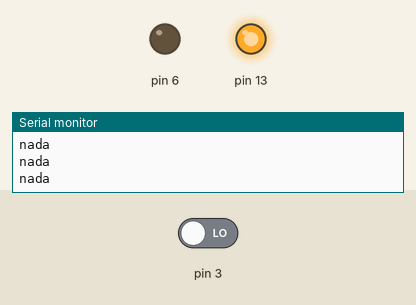
Simulated run of this sketch. Board: Arduino Uno, built with avr-gcc and run on an emulated ATmega328P. On the bench: output pins drawn as LEDs (lit = HIGH), the last lines printed to the serial monitor. The inputs (shaded band) are chosen by the test bench; at power-on: pin 3 LOW.

Above: at 1.2 s.
1.3 s: pin 3 driven HIGH
At 2.2 s:
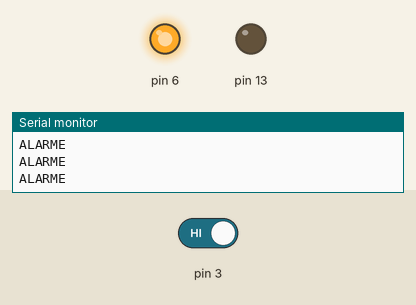
2.8 s: pin 3 driven LOW
At 3.2 s:
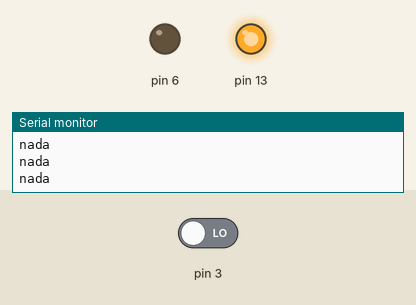
Timing chart, 0 to 5.8 s (numbered marks = the images above; inputs shaded):
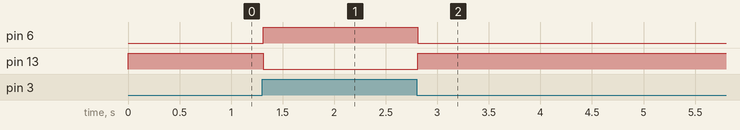

Measured:
- after the input at 1.3 s, pin 6: LOW → HIGH at once; pin 13: HIGH → LOW at once
- after the input at 2.8 s, pin 6: HIGH → LOW at once; pin 13: LOW → HIGH at once

The sketch:

PIRexemplo.ino
```cpp
/*Codigo Example PIR */
void setup() {
   Serial.begin(9600);
   /*Configura os pinos para entrada ou saida*/
   pinMode(3,INPUT);
   pinMode(13,OUTPUT);
   pinMode(6,OUTPUT);
   /*Coloca uma codicao inicial para os valores de saida*/
   digitalWrite(13,LOW);
   digitalWrite(6,LOW);
}

void loop() {
   /*Dectetou presença*/
   if(digitalRead(3) == 1) {
      Serial.println("ALARME");
      digitalWrite(13,LOW);
      digitalWrite(6,HIGH);
   }
   /*Não encontrou nada*/
   else {
      Serial.println("nada");
      digitalWrite(13,HIGH);
      digitalWrite(6,LOW);
   }
}

/*Obs: Modifiquei no shield os valores
de sensibilidade e tempo para melhores
resultados*/
```
